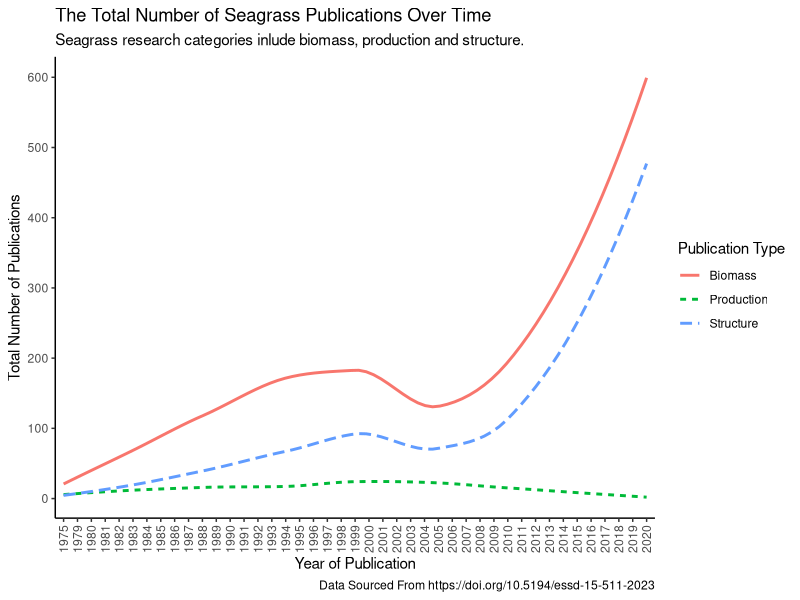
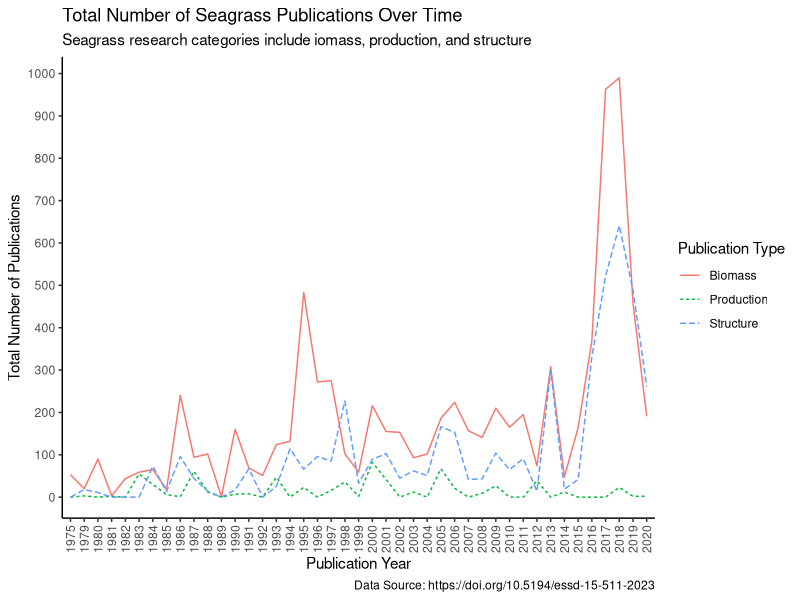

The R source for these figures, in order:
## ---- chunk 1
knitr::opts_chunk$set(echo = TRUE)
## ---- chunk 2
library(tidyverse)
## ---- chunk 3
seagrass<-read.csv("../data/SeagrassPubs.csv")
## ---- chunk 4
head(seagrass)
summary(seagrass)
glimpse(seagrass)
## ---- chunk 5
# Extract author and year from reference column and create new data frame with these two variables separated.
seagrass1 <- seagrass %>% 
  mutate(Author = str_extract(string = Reference, pattern = "(?<=,\\s).+"),
         PubYear = str_extract(string = Reference, pattern = "[0-9]+")) %>% 
  select(Author:PubYear)
# Combine the Column for publication year to the original data frame using cbind function.
Pubyear = seagrass1$PubYear
seagrass2 <- cbind(seagrass, Pubyear)
## ---- chunk 6
biomass<-seagrass2 %>% # Create new data frame and select which data frame to pull data from.
  group_by(Pubyear) %>% # Group publications by year.
  select(Pubyear, Seagr.biom.above.dm..g.m..2.) %>% # Select which 2 variables we are interested in using to tally.
   drop_na(Seagr.biom.above.dm..g.m..2.) %>% # Remove na values to only count the years with publications.
    tally()
colnames(biomass) <- c("Pubyear", "tally1")

biomass1<-seagrass2 %>% # Create new data frame and select which data frame to pull data from.
  group_by(Pubyear) %>%  # Group publications by year.
  select(Pubyear, Seagr.biom.below.dm..g.m..2.) %>% # Select which 2 variables we are interested in using to tally.
  drop_na(Seagr.biom.below.dm..g.m..2.) %>% # Remove na values to only count the years with publications.
    tally()
colnames(biomass1) <- c("Pubyear", "tally2")

biomass2<-seagrass2 %>% # Create new data frame and select which data frame to pull data from.
  group_by(Pubyear) %>%  # Group publications by year.
  select(Pubyear, Seagr.biom.tot.dm..g.m..2.) %>% # Select which 2 variables we are interested in using to tally.
  drop_na(Seagr.biom.tot.dm..g.m..2.) %>% # Remove na values to only count the years with publications.
    tally()
colnames(biomass2) <- c("Pubyear", "tally3")


# Organise data into one dataframe.

TBmass1 <- biomass %>%
  full_join(biomass1) # Combine tally columns for biomass and biomass1 into one dataframe.


TBmass2 <- TBmass1 %>%
  full_join(biomass2)  # Combine tally columns for TBmass1 and biomass2 into one dataframe. That puts all three tally columns into one dataframe.



TBmass2$tally1<-as.numeric(TBmass2$tally1) # Make tally1 numeric.
TBmass2$tally2<-as.numeric(TBmass2$tally2) # Make tally2 numeric.
TBmass2$tally3<-as.numeric(TBmass2$tally3) # Make tally3 numeric.

TBmass2[is.na(TBmass2)] <- 0 # Make all NA values equal 0

TBmass2$TotalBiomass<-rowSums(TBmass2[ , c("tally1", "tally2", "tally3")]) # Create new variable TotalBiomass that calculates the sum for each row for each publication year.

## ---- chunk 7
Structure1<-seagrass2 %>% # Create new data frame and select which data frame to pull data from.
  group_by(Pubyear) %>% # Group publications by year.
  select(Pubyear, Seagr.cov....) %>% # Select which 2 variables we are interested in using to tally.
   drop_na(Seagr.cov....) %>% # Remove na values to only count the years with publications.
    tally()
colnames(Structure1) <- c("Pubyear", "tally1")

Structure2<-seagrass2 %>% # Create new data frame and select which data frame to pull data from.
  group_by(Pubyear) %>%  # Group publications by year.
  select(Pubyear, Seagr.shoot.dens....m..2.) %>% # Select which 2 variables we are interested in using to tally.
  drop_na(Seagr.shoot.dens....m..2.) %>% # Remove na values to only count the years with publications.
    tally()
colnames(Structure2) <- c("Pubyear", "tally2")

Structure3<-seagrass2 %>% # Create new data frame and select which data frame to pull data from.
  group_by(Pubyear) %>%  # Group publications by year.
  select(Pubyear, Seagr.leaf.dens....m..2.) %>% # Select which 2 variables we are interested in using to tally.
  drop_na(Seagr.leaf.dens....m..2.) %>% # Remove na values to only count the years with publications.
    tally()
colnames(Structure3) <- c("Pubyear", "tally3")



# Organise data into one dataframe.

TStructure1 <- Structure1 %>%
  full_join(Structure2) # Combine tally columns for Structure1 and Structure2 into one dataframe.


TStructure2 <- TStructure1 %>%
  full_join(Structure3)  # Combine tally columns for TStructure1 and Structure3 into one dataframe. That puts all three tally columns into one dataframe.



TStructure2$tally1<-as.numeric(TStructure2$tally1) # Make tally1 numeric.
TStructure2$tally2<-as.numeric(TStructure2$tally2) # Make tally2 numeric.
TStructure2$tally3<-as.numeric(TStructure2$tally3) # Make tally3 numeric.

TStructure2[is.na(TStructure2)] <- 0 # Make all NA values equal 0

TStructure2$TotalStructure<-rowSums(TStructure2[ , c("tally1", "tally2", "tally3")]) # Create new variable TotalBiomass that calculates the sum for each row for each publication year.

## ---- chunk 8
Production1<-seagrass2 %>% #Create new data frame and select which data frame to pull data from.
  group_by(Pubyear) %>% # Group publications by year.
  select(Pubyear, Seagr.prod.above.dm..g.m..2.day.) %>% # Select which 2 variables we are interested in using to tally.
   drop_na(Seagr.prod.above.dm..g.m..2.day.) %>% # Remove na values to only count the years with publications.
    tally()
colnames(Production1) <- c("Pubyear", "tally1")

Production2<-seagrass2 %>% #Create new data frame and select which data frame to pull data from.
  group_by(Pubyear) %>%  # Group publications by year.
  select(Pubyear, Seagr.prod.below.dm..g.m..2.day.) %>% # Select which 2 variables we are interested in using to tally.
  drop_na(Seagr.prod.below.dm..g.m..2.day.) %>% # Remove na values to only count the years with publications.
    tally()
colnames(Production2) <- c("Pubyear", "tally2")

Production3<-seagrass2 %>% #Create new data frame and select which data frame to pull data from.
  group_by(Pubyear) %>%  # Group publications by year.
  select(Pubyear, Seagr.prod.total.dm..g.m..2.day.) %>% # Select which 2 variables we are interested in using to tally.
  drop_na(Seagr.prod.total.dm..g.m..2.day.) %>% # Remove na values to only count the years with publications.
    tally()
colnames(Production3) <- c("Pubyear", "tally3")




# Organise data into one dataframe.

TProduction1 <- Production1 %>%
  full_join(Production2) # Combine tally columns for Structure1 and Structure2 into one dataframe.


TProduction2 <- TProduction1 %>%
  full_join(Production3)  # Combine tally columns for TStructure1 and Structure3 into one dataframe. That puts all three tally columns into one dataframe.



TProduction2$tally1<-as.numeric(TProduction2$tally1) # Make tally1 numeric.
TProduction2$tally2<-as.numeric(TProduction2$tally2) # Make tally2 numeric.
TProduction2$tally3<-as.numeric(TProduction2$tally3) # Make tally3 numeric.

TProduction2[is.na(TProduction2)] <- 0 # Make all NA values equal 0

TProduction2$TotalProduction<-rowSums(TProduction2[ , c("tally1", "tally2", "tally3")]) # Create new variable TotalBiomass that calculates the sum for each row for each publication year.


## ---- chunk 9

df_new <- 
  left_join(TBmass2, TStructure2, by = 'Pubyear') %>% 
  mutate(Pubyear = replace_na(Pubyear, 0))

df_new2 <- 
  left_join(df_new, TProduction2, by = 'Pubyear') %>% 
  mutate(Pubyear = replace_na(Pubyear, 0))

summary(df_new2)


# Remove unwanted variables.
df_new2 <- subset(df_new2, select = -(tally1))
df_new2 <- subset(df_new2, select = -(tally2))
df_new2 <- subset(df_new2, select = -(tally3))
df_new2 <- subset(df_new2, select = -(tally1.x))
df_new2 <- subset(df_new2, select = -(tally1.y))
df_new2 <- subset(df_new2, select = -(tally2.x))
df_new2 <- subset(df_new2, select = -(tally2.y))
df_new2 <- subset(df_new2, select = -(tally3.x))
df_new2 <- subset(df_new2, select = -(tally3.y))

TotalData <- df_new2
TotalData[is.na(TotalData)] <- 0 # Make all NA values equal 0
TotalData <- filter(TotalData, !Pubyear %in% c(2030, 2031, 2032, 2033)) # Remove years 2030, 2031, 2032 and 2033 from Total Data.
TotalData

summary(TotalData)
view(TotalData)

## ---- chunk 10
FinalData <- TotalData |> 
  pivot_longer(
    cols = TotalBiomass:TotalProduction,
    names_to = "PublicationType",
    values_to = "value"
  )
## ---- chunk 11
ggplot(FinalData, aes(x = Pubyear, y = value, group = PublicationType, linetype = PublicationType, colour = PublicationType)) + 
  geom_smooth(se=F) +
  theme_classic() +
  labs(
    title = "The Total Number of Seagrass Publications Over Time", # Label title.
    subtitle = "Seagrass research categories inlude biomass, production and structure.", # Create a subtitle.
    x = "Year of Publication", y = "Total Number of Publications", # Create axes labels.
     linetype = "Publication Type", color = "Publication Type",  # Adjust legend title. 
    caption = "Data Sourced From https://doi.org/10.5194/essd-15-511-2023" # Create caption title.
  ) + 
  scale_colour_discrete(labels = c("Biomass", "Production", "Structure")) +
  scale_linetype_discrete(labels = c("Biomass", "Production", "Structure")) +
  scale_y_continuous(breaks = seq(0, 700, by = 100)) +
  theme(axis.text.x = element_text(angle = 90, vjust = 0.5, hjust=1))

# ggsave("Seagrass_plot.pdf") # Save plot as a pdf.

## ---- chunk 12
TotalData %>%
  pivot_longer(cols = -Pubyear) %>%
  ggplot(aes(x = Pubyear, y = value, group = name, linetype = name, color = name)) + 
  geom_line() + 
  theme_classic() +
  labs(
    title = "Total Number of Seagrass Publications Over Time",
    subtitle = "Seagrass research categories include iomass, production, and structure",
    caption = "Data Source: https://doi.org/10.5194/essd-15-511-2023",
    x = "Publication Year", y = "Total Number of Publications",
    linetype = "Publication Type", color = "Publication Type"
  ) +
  scale_color_discrete(labels = c("Biomass", "Production", "Structure")) +
  scale_linetype_discrete(labels = c("Biomass", "Production", "Structure")) +
   scale_y_continuous(breaks = seq(0, 1000, by = 100)) +
  theme(axis.text.x = element_text(angle = 90, vjust = 0.5, hjust=1))

# ggsave("Seagrass_plot.pdf")
